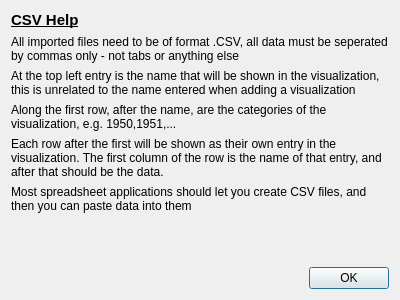
<?xml version="1.0" encoding="UTF-8"?>
<ui version="4.0">
 <class>CsvHelpDialog</class>
 <widget class="QDialog" name="CsvHelpDialog">
  <property name="geometry">
   <rect>
    <x>0</x>
    <y>0</y>
    <width>400</width>
    <height>300</height>
   </rect>
  </property>
  <property name="windowTitle">
   <string>CSV Help</string>
  </property>
  <layout class="QVBoxLayout" name="verticalLayout_2">
   <item>
    <layout class="QVBoxLayout" name="verticalLayout">
     <item>
      <widget class="QLabel" name="label">
       <property name="font">
        <font>
         <pointsize>11</pointsize>
         <bold>true</bold>
         <underline>true</underline>
        </font>
       </property>
       <property name="text">
        <string>CSV Help</string>
       </property>
      </widget>
     </item>
     <item>
      <widget class="QLabel" name="label_2">
       <property name="text">
        <string>All imported files need to be of format .CSV, all data must be seperated by commas only - not tabs or anything else</string>
       </property>
       <property name="wordWrap">
        <bool>true</bool>
       </property>
      </widget>
     </item>
     <item>
      <widget class="QLabel" name="label_3">
       <property name="text">
        <string>At the top left entry is the name that will be shown in the visualization, this is unrelated to the name entered when adding a visualization</string>
       </property>
       <property name="wordWrap">
        <bool>true</bool>
       </property>
      </widget>
     </item>
     <item>
      <widget class="QLabel" name="label_4">
       <property name="text">
        <string>Along the first row, after the name, are the categories of the visualization, e.g. 1950,1951,...</string>
       </property>
       <property name="wordWrap">
        <bool>true</bool>
       </property>
      </widget>
     </item>
     <item>
      <widget class="QLabel" name="label_5">
       <property name="text">
        <string>Each row after the first will be shown as their own entry in the visualization. The first column of the row is the name of that entry, and after that should be the data.</string>
       </property>
       <property name="wordWrap">
        <bool>true</bool>
       </property>
      </widget>
     </item>
     <item>
      <widget class="QLabel" name="label_6">
       <property name="text">
        <string>Most spreadsheet applications should let you create CSV files, and then you can paste data into them</string>
       </property>
       <property name="wordWrap">
        <bool>true</bool>
       </property>
      </widget>
     </item>
     <item>
      <spacer name="verticalSpacer">
       <property name="orientation">
        <enum>Qt::Vertical</enum>
       </property>
       <property name="sizeHint" stdset="0">
        <size>
         <width>20</width>
         <height>40</height>
        </size>
       </property>
      </spacer>
     </item>
     <item>
      <widget class="QDialogButtonBox" name="buttonBox">
       <property name="orientation">
        <enum>Qt::Horizontal</enum>
       </property>
       <property name="standardButtons">
        <set>QDialogButtonBox::Ok</set>
       </property>
      </widget>
     </item>
    </layout>
   </item>
  </layout>
 </widget>
 <resources/>
 <connections>
  <connection>
   <sender>buttonBox</sender>
   <signal>accepted()</signal>
   <receiver>CsvHelpDialog</receiver>
   <slot>accept()</slot>
   <hints>
    <hint type="sourcelabel">
     <x>248</x>
     <y>254</y>
    </hint>
    <hint type="destinationlabel">
     <x>157</x>
     <y>274</y>
    </hint>
   </hints>
  </connection>
  <connection>
   <sender>buttonBox</sender>
   <signal>rejected()</signal>
   <receiver>CsvHelpDialog</receiver>
   <slot>reject()</slot>
   <hints>
    <hint type="sourcelabel">
     <x>316</x>
     <y>260</y>
    </hint>
    <hint type="destinationlabel">
     <x>286</x>
     <y>274</y>
    </hint>
   </hints>
  </connection>
 </connections>
</ui>
